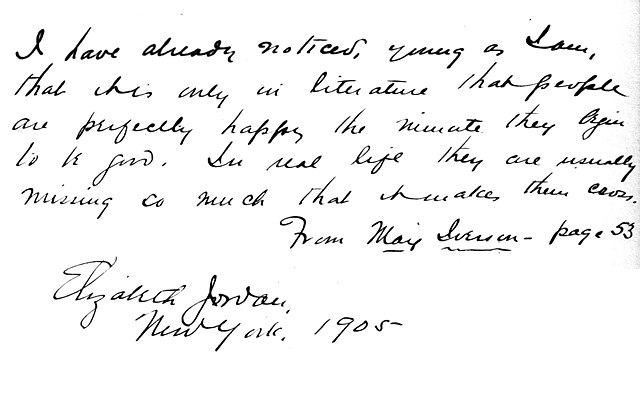
#> input picture handwritten extension/handwritten1.jpg, 640 x 399 px
$ jupyter execute handwritten-Copy1.ipynb
#> lines starting #> are read from the running program, lines starting #| are printed output that depends on the picture; after the words box and inside, x2 and y2 are one past the last pixel; in counts of white or black regions, pixels touching at a corner belong together; long printed decimals are rounded
[cell 1]
# cd drive

[cell 2]
# %cd My\ Drive

[cell 3]
# cd ITSP/handwritten

[cell 4]
from skimage.io import imread
from skimage.color import rgb2gray
import matplotlib.pyplot as plt

img = rgb2gray(imread("handwritten1.jpg"))
#> img is the input picture: shape (399, 640); min 0, max 255, mean 242.8
# img = img[:img.shape[0]-20]
plt.figure(figsize=(10,10))
plt.axis("off")
plt.imshow(img, cmap="gray")
plt.show()

[cell 5]
from skimage.filters import sobel
import numpy as np

def horizontal_projections(sobel_image):
    return np.sum(sobel_image, axis=1)

sobel_image = sobel(img)
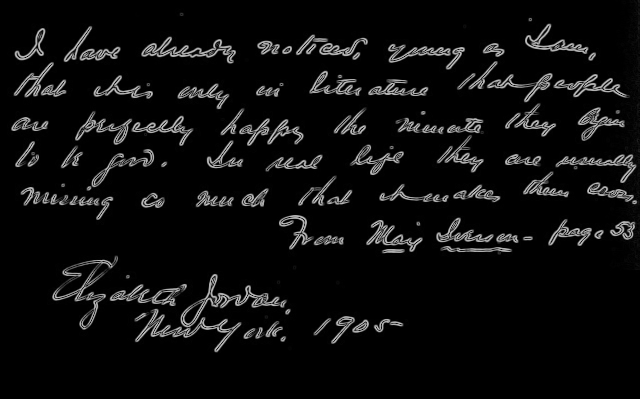
#> sobel_image: shape (399, 640) float64; min 0, max 0.79, mean 0.0542
hpp = horizontal_projections(sobel_image)
#> hpp = 399 values, max 155 at index 50, min 0 at index 353, mean 34.68
plt.plot(hpp)
plt.show()

[cell 6]
print(hpp.shape)
#| (399,)
print(np.max(hpp))
#| 154.992
print(np.min(hpp))
#| 0.0

[cell 7]
### Scope: Localized peaks ###

#find the midway where we can make a threshold and extract the peaks regions
#divider parameter value is used to threshold the peak values from non peak values.
def find_peak_regions(hpp, divider=2):
    #as threshold increases black region increases
#> called with hpp = array of shape (399,), divider = 2
    threshold = (np.max(hpp)-np.min(hpp))/divider
#> threshold = 77.5
    print("threshold ", threshold)
#| threshold  77.496
    peaks = []
    peaks_index = []
    for i, hppv in enumerate(hpp):
        if hppv < threshold:
            # print(hppv)
            peaks.append([i, hppv])
#> this loop made 399 passes
#> hppv on passes 1 to 3: 0.472, 0.525, 0.499
#> after the loop, peaks = 335 pairs, first value 0 to 398, second value 0 to 76.61
    return peaks

# Basically peaks gives us a list of lists, where the sum is less than threshold.
# This indicates that these indexed rows contain whitespace and not text (seems counterintuitive)
peaks = find_peak_regions(hpp)
#748 in case of handwritten3.jpg
print(len(peaks))
#| 335

peaks_index = np.array(peaks)[:,0].astype(int)
#> peaks_index = 335 values from 0 to 398

segmented_img = np.copy(img)
r,c = segmented_img.shape
for ri in range(r):
    if ri in peaks_index:
        segmented_img[ri, :] = 0
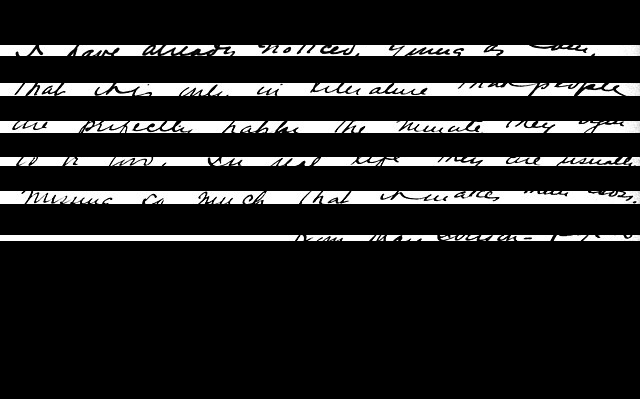
#> segmented_img: shape (399, 640); min 0, max 255, mean 34.3

plt.figure(figsize=(20,20))
plt.imshow(segmented_img, cmap="gray")
plt.show()

[cell 8]
#group the peaks into walking windows

def get_hpp_walking_regions(peaks_index):
    hpp_clusters = []
    cluster = []
    for index, value in enumerate(peaks_index):
        cluster.append(value)

        if index < len(peaks_index)-1 and peaks_index[index+1] - value > 1:
            hpp_clusters.append(cluster)
            cluster = []

        #get the last cluster
        if index == len(peaks_index)-1:
            hpp_clusters.append(cluster)
            cluster = []
#> this loop made 335 passes
#> value on passes 1 to 3: 0, 1, 2
#> after the loop, hpp_clusters = 7 items

    return hpp_clusters

hpp_clusters = get_hpp_walking_regions(peaks_index)
#> hpp_clusters = 7 items

[cell 9]
min_cluster_size = img.shape[0]/20
hpp_clusters = [cluster for cluster in hpp_clusters if len(cluster)>=min_cluster_size]
print(len(hpp_clusters))
#| 7
print(min_cluster_size)
#| 19.95

[cell 10]
#a star path planning algorithm
from heapq import *

def heuristic(a, b):
    return (b[0] - a[0]) ** 2 + (b[1] - a[1]) ** 2

def astar(array, start, goal):

    neighbors = [(0,1),(0,-1),(1,0),(-1,0),(1,1),(1,-1),(-1,1),(-1,-1)]
    close_set = set()
    came_from = {}
    gscore = {start:0}
    fscore = {start:heuristic(start, goal)}
    oheap = []

    heappush(oheap, (fscore[start], start))

    while oheap:

        current = heappop(oheap)[1]

        if current == goal:
            data = []
            while current in came_from:
                data.append(current)
                current = came_from[current]
            return data

        close_set.add(current)
        for i, j in neighbors:
            neighbor = current[0] + i, current[1] + j
            tentative_g_score = gscore[current] + heuristic(current, neighbor)
            if 0 <= neighbor[0] < array.shape[0]:
                if 0 <= neighbor[1] < array.shape[1]:
                    if array[neighbor[0]][neighbor[1]] == 1:
                        continue
                else:
                    # array bound y walls
                    continue
            else:
                # array bound x walls
                continue

            if neighbor in close_set and tentative_g_score >= gscore.get(neighbor, 0):
                continue

            if  tentative_g_score < gscore.get(neighbor, 0) or neighbor not in [i[1]for i in oheap]:
                came_from[neighbor] = current
                gscore[neighbor] = tentative_g_score
                fscore[neighbor] = tentative_g_score + heuristic(neighbor, goal)
                heappush(oheap, (fscore[neighbor], neighbor))

    return []

[cell 11]
#Scan the paths to see if there are any blockers.
from skimage.filters import threshold_otsu
from skimage.util import invert

def get_binary(img):
    mean = np.mean(img)
#> mean = 242.8
    if mean == 0.0 or mean == 1.0:
        return img

    thresh = threshold_otsu(img)
#> thresh = 147
    binary = img <= thresh
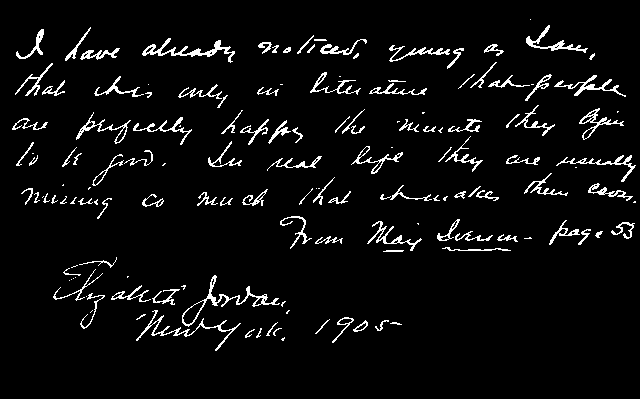
#> binary: shape (399, 640) bool; 4.9% white in thin lines or dots, all inside (x1, y1, x2, y2) = (12, 19, 636, 351)
    binary = binary*1
    return binary


def path_exists(window_image):
    #very basic check first then proceed to A* check
    if 0 in horizontal_projections(window_image):
        return True

    padded_window = np.zeros((window_image.shape[0],1))
    world_map = np.hstack((padded_window, np.hstack((window_image,padded_window)) ) )
    path = np.array(astar(world_map, (int(world_map.shape[0]/2), 0), (int(world_map.shape[0]/2), world_map.shape[1])))
    if len(path) > 0:
        return True

    return False

def get_road_block_regions(nmap):
    road_blocks = []
    needtobreak = False

    for col in range(nmap.shape[1]):
        start = col
        end = col+20
        if end > nmap.shape[1]-1:
            end = nmap.shape[1]-1
            needtobreak = True

        if path_exists(nmap[:, start:end]) == False:
            road_blocks.append(col)

        if needtobreak == True:
            break

    return road_blocks


def group_the_road_blocks(road_blocks):
    #group the road blocks
    road_blocks_cluster_groups = []
    road_blocks_cluster = []
    size = len(road_blocks)
    for index, value in enumerate(road_blocks):
        road_blocks_cluster.append(value)
        if index < size-1 and (road_blocks[index+1] - road_blocks[index]) > 1:
            road_blocks_cluster_groups.append([road_blocks_cluster[0], road_blocks_cluster[len(road_blocks_cluster)-1]])
            road_blocks_cluster = []

        if index == size-1 and len(road_blocks_cluster) > 0:
            road_blocks_cluster_groups.append([road_blocks_cluster[0], road_blocks_cluster[len(road_blocks_cluster)-1]])
            road_blocks_cluster = []

    return road_blocks_cluster_groups

binary_image = get_binary(img)

for cluster_of_interest in hpp_clusters:
#     print(cluster_of_interest)
    nmap = binary_image[cluster_of_interest[0]:cluster_of_interest[len(cluster_of_interest)-1],:]
    road_blocks = get_road_block_regions(nmap)
    road_blocks_cluster_groups = group_the_road_blocks(road_blocks)
    #create the doorways
    for index, road_blocks in enumerate(road_blocks_cluster_groups):
        window_image = nmap[:, road_blocks[0]: road_blocks[1]+10]
        # print("window image= ",window_image)
        # print(window_image.shape)
        xx = binary_image[cluster_of_interest[0]:cluster_of_interest[len(cluster_of_interest)-1],:][:, road_blocks[0]: road_blocks[1]+10]
        # print("here ",xx)
        # print(xx.shape)
        # print(int(window_image.shape[0]/2))
        if xx.shape[0]!=0:
          # print("yoooo",xx.shape)
          binary_image[cluster_of_interest[0]:cluster_of_interest[len(cluster_of_interest)-1],:][:, road_blocks[0]: road_blocks[1]+10][int(window_image.shape[0]/2)] *= 0
#> this loop made 7 passes
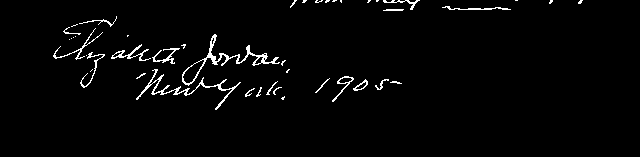
#> nmap: shape (157, 640) int64; values 0 (black) and 1 (white), 2.3% white in thin lines or dots, all inside (x1, y1, x2, y2) = (53, 0, 583, 110)

[cell 12]
#now that everything is cleaner, its time to segment all the lines using the A* algorithm
line_segments = []
for i, cluster_of_interest in enumerate(hpp_clusters):
    nmap = binary_image[cluster_of_interest[0]:cluster_of_interest[len(cluster_of_interest)-1],:]
    path = np.array(astar(nmap, (int(nmap.shape[0]/2), 0), (int(nmap.shape[0]/2),nmap.shape[1]-1)))
    print(path.shape)
    offset_from_top = cluster_of_interest[0]
    path[:,0] += offset_from_top

    line_segments.append(path)
#> this loop made 7 passes
#> offset_from_top on passes 1 to 7: 0, 56, 96, 133, 166, 204, 241
#> (printed output is left out)
#> after the loop, line_segments = 7 items

[cell 13]
line_segments = [line for line in line_segments if line.shape != (0,)]

[cell 14]
cluster_of_interest = hpp_clusters[1]
#> cluster_of_interest = 27 values from 56 to 82
offset_from_top = cluster_of_interest[0]
#> offset_from_top = 56
nmap = binary_image[cluster_of_interest[0]:cluster_of_interest[len(cluster_of_interest)-1],:]
plt.figure(figsize=(20,20))
plt.imshow(invert(nmap), cmap="gray")

# path = np.array(astar(nmap, (int(nmap.shape[0]/2), 0), (int(nmap.shape[0]/2),nmap.shape[1]-1)))
# plt.plot(path[:,1], path[:,0])

[cell 15]
offset_from_top = cluster_of_interest[0]
fig, ax = plt.subplots(figsize=(20,10), ncols=2)
for path in line_segments:
    ax[1].plot((path[:,1]), path[:,0])
ax[1].axis("off")
ax[0].axis("off")
ax[1].imshow(img, cmap="gray")
ax[0].imshow(img, cmap="gray")
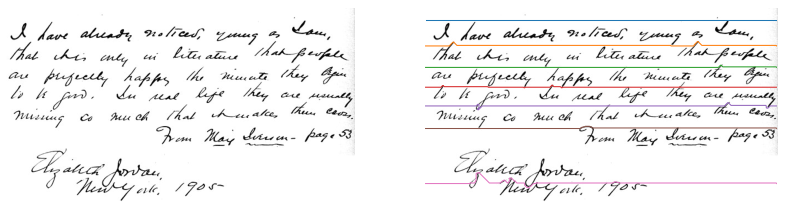
#> figure drawn by matplotlib, 2 panels

[cell 16]
## add an extra line to the line segments array which represents the last bottom row on the image
# last_bottom_row = np.flip(np.column_stack(((np.ones((img.shape[1],))*img.shape[0]), np.arange(img.shape[1]))).astype(int), axis=0)
# line_segments.append(last_bottom_row)

[cell 17]
line_images = []
def extract_line_from_image(image, lower_line, upper_line):
#     print("lower_line ",lower_line)
#     print("upper line ",upper_line)
    lower_boundary = np.min(lower_line[:, 0])
    upper_boundary = np.min(upper_line[:, 0])
    img_copy = np.copy(image)
    r, c = img_copy.shape
    for index in range(c-1):
        img_copy[lower_boundary:lower_line[index, 0], index] = 255
        img_copy[upper_line[index, 0]:upper_boundary, index] = 255

    return img_copy[lower_boundary:upper_boundary, :]


line_count = len(line_segments)
#> line_count = 7
fig, ax = plt.subplots(figsize=(10,10), nrows=line_count-1)
for line_index in range(line_count-1):
    line_image = extract_line_from_image(img, line_segments[line_index], line_segments[line_index+1])
    line_images.append(line_image)
    ax[line_index].imshow(line_image, cmap="gray")
#> this loop made 6 passes
#> (lower_boundary in extract_line_from_image, upper_boundary in extract_line_from_image) on passes 1 to 6: (22, 61), (61, 104), (104, 140), (140, 172), (172, 215), (215, 299)
#> pass 1, `line_image = extract_line_from_image(img, line_segments[line_index], l..`:
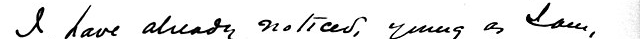
#> line_image: shape (39, 640); min 0, max 255, mean 233.3
#> after the loop, line_images = 6 items
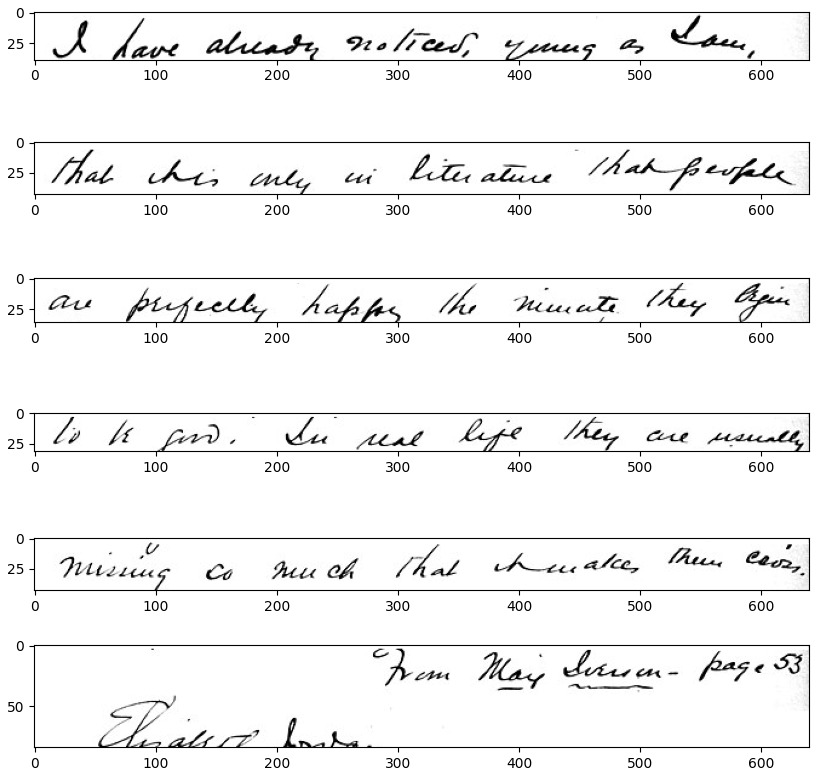
#> figure drawn by matplotlib, 6 panels

[cell 18]
from skimage.filters import threshold_otsu

#binarize the image, guassian blur will remove any noise in the image
first_line = line_images[1]
thresh = threshold_otsu(first_line)
#> thresh = 144
binary = first_line > thresh
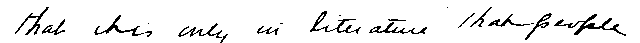
#> binary: shape (43, 640) bool; 93.3% white; black in thin lines or dots, all inside (x1, y1, x2, y2) = (15, 7, 626, 43)

# find the vertical projection by adding up the values of all pixels along rows
vertical_projection = np.sum(binary, axis=0)
#> vertical_projection = 640 values, max 43 at index 0, min 32 at index 36, mean 40.12

# plot the vertical projects
fig, ax = plt.subplots(nrows=2, figsize=(20,10))
plt.xlim(0, first_line.shape[1])
ax[0].imshow(binary, cmap="gray")
ax[1].plot(vertical_projection)
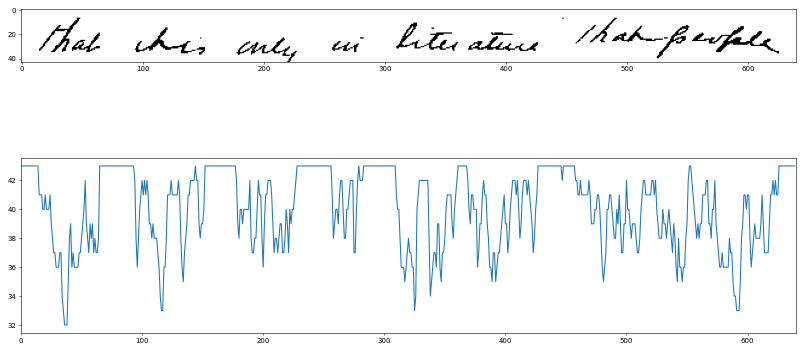
#> figure drawn by matplotlib, 2 panels; panel 2: curve peaks at x = 0, y = 43

[cell 19]
height = first_line.shape[0]

## we will go through the vertical projections and
## find the sequence of consecutive white spaces in the image
whitespace_lengths = []
whitespace = 0
for vp in vertical_projection:
    if vp == height:
        whitespace = whitespace + 1
    elif vp != height:
        if whitespace != 0:
            whitespace_lengths.append(whitespace)
        whitespace = 0 # reset whitepsace counter.
#> this loop made 640 passes
#> (vp, whitespace) on passes 1 to 8: (43, 1), (43, 2), (43, 3), (43, 4), (43, 5), (43, 6), (43, 7), (43, 8)
#> after the loop, whitespace_lengths = [15, 29, 1, 26, 29, 1, 27, 8, 20, 10, 2]

print("whitespaces:", whitespace_lengths)
#| whitespaces: [15, 29, 1, 26, 29, 1, 27, 8, 20, 10, 2]
avg_white_space_length = np.mean(whitespace_lengths)
#> avg_white_space_length = 15.27
print("average whitespace lenght:", avg_white_space_length)
#| average whitespace lenght: 15.273

[cell 20]
## find index of whitespaces which are actually long spaces using the avg_white_space_length
whitespace_length = 0
divider_indexes = []
for index, vp in enumerate(vertical_projection):
    if vp == height:
        whitespace_length = whitespace_length + 1
    elif vp != height:
        if whitespace_length != 0 and whitespace_length > avg_white_space_length:
            divider_indexes.append(index-int(whitespace_length/2))
            whitespace_length = 0 # reset it
#> this loop made 640 passes
#> after the loop, divider_indexes = [72, 165, 243, 296, 433]; whitespace_length = 26

print(divider_indexes)
#| [72, 165, 243, 296, 433]

[cell 21]
# lets create the block of words from divider_indexes
divider_indexes = np.array(divider_indexes)
dividers = np.column_stack((divider_indexes[:-1],divider_indexes[1:]))
#> dividers = [[72, 165], [165, 243], [243, 296], [296, 433]]

[cell 22]
# now plot the findings
fig, ax = plt.subplots(nrows=len(dividers), figsize=(5,10))
for index, window in enumerate(dividers):
    ax[index].axis("off")
    ax[index].imshow(first_line[:,window[0]:window[1]], cmap="gray")
#> this loop made 4 passes
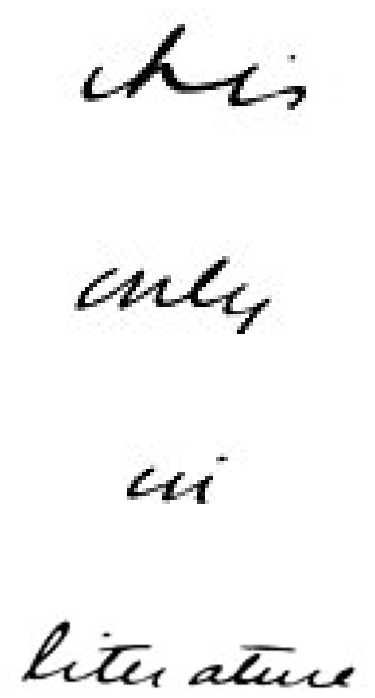
#> figure drawn by matplotlib, 4 panels
